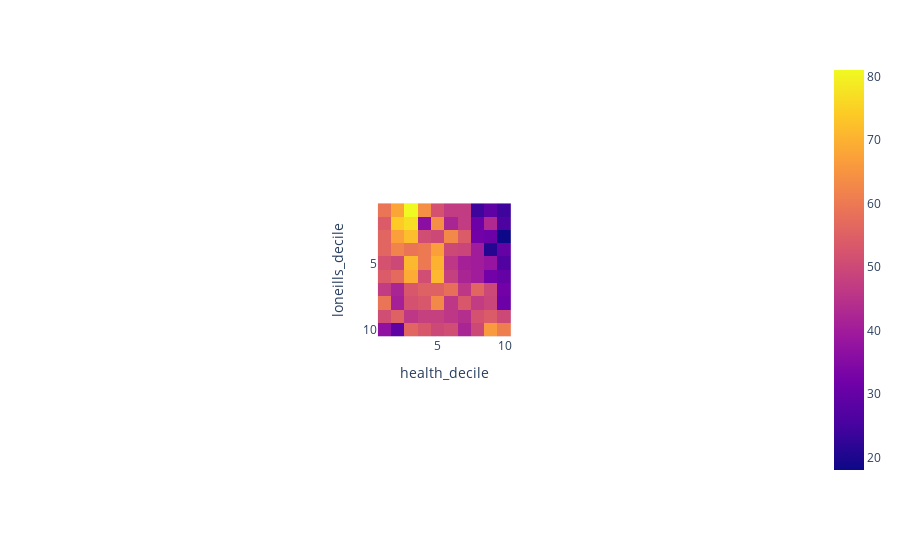

Notebook cell for this chart:
### Code cell
fig = px.imshow(decile_counts)
fig.show()
fig.write_image("england/health_loneills_deciles_heatmap.png")

### Figure 1 — Plotly figure (JSON) as saved in the notebook; plotly's stock layout.template omitted (floating-point values rounded to 4 significant figures)
{"data": [{"coloraxis": "coloraxis", "hovertemplate": "health_decile: %{x}<br>loneills_decile: %{y}<br>color: %{z}<extra></extra>", "name": "0", "type": "heatmap", "x": [1, 2, 3, 4, 5, 6, 7, 8, 9, 10], "xaxis": "x", "y": [1, 2, 3, 4, 5, 6, 7, 8, 9, 10], "yaxis": "y", "z": [[59, 68, 81, 64, 52, 47, 47, 24, 29, 24], [54, 74, 77, 36, 64, 42, 47, 31, 43, 26], [56, 67, 72, 51, 50, 63, 54, 32, 31, 18], [56, 62, 59, 60, 67, 50, 49, 40, 21, 30], [52, 50, 71, 60, 70, 46, 41, 40, 38, 27], [54, 57, 69, 51, 71, 48, 42, 40, 32, 30], [47, 42, 53, 55, 55, 58, 46, 56, 50, 32], [59, 41, 52, 53, 63, 46, 53, 47, 49, 31], [51, 55, 46, 48, 48, 46, 44, 52, 54, 50], [37, 29, 56, 53, 50, 51, 42, 50, 66, 61]]}], "layout": {"autosize": true, "coloraxis": {"colorscale": [[0, "#0d0887"], [0.1111, "#46039f"], [0.2222, "#7201a8"], [0.3333, "#9c179e"], [0.4444, "#bd3786"], [0.5556, "#d8576b"], [0.6667, "#ed7953"], [0.7778, "#fb9f3a"], [0.8889, "#fdca26"], [1, "#f0f921"]]}, "margin": {"t": 60}, "xaxis": {"anchor": "y", "autorange": true, "constrain": "domain", "domain": [0.4085, 0.5915], "range": [0.5, 10.5], "scaleanchor": "y", "title": {"text": "health_decile"}, "type": "linear"}, "yaxis": {"anchor": "x", "autorange": true, "constrain": "domain", "domain": [0.1375, 0.8625], "range": [10.5, 0.5], "title": {"text": "loneills_decile"}, "type": "linear"}}}
